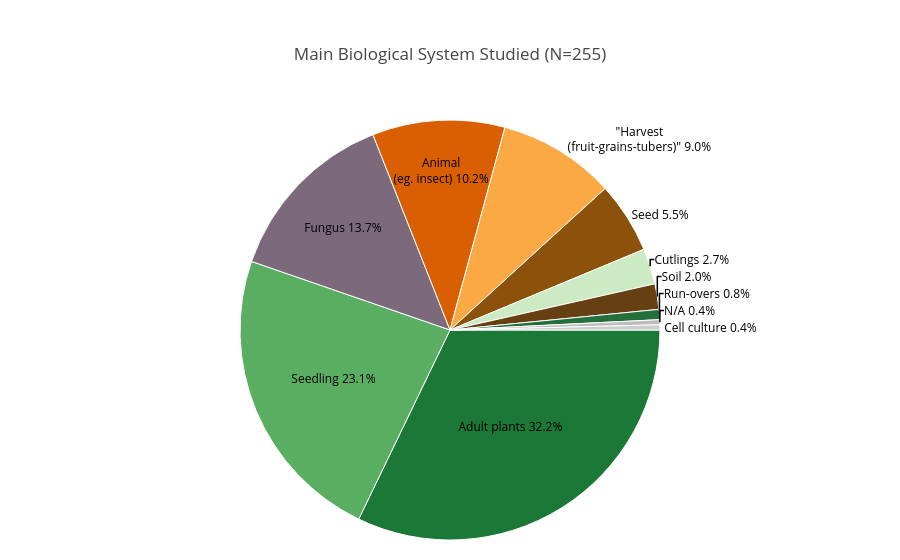

Source (notebook cell):
### Markdown cell above
Task: Create a pie chart like the "Country of corresponding author" chart for the column "Main biological system studied". Split multiple systems separated by commas and count each individually, except keep "Harvest (fruit, grains, tubers)" as a single, unsplit category.

### Code cell
# - Split comma-separated entries so each system is counted individually.
# - Preserve the phrase "Harvest (fruit, grains, tubers)" as one unit (do not split it).
# - Display a clean pie chart with percentages and a clear, informative title.

# 1) Normalize and clean the source column
bio_series = (
    df['Main biological system studied']  # source column
    .fillna('N/A')  # fill missing as 'Unknown'
    .astype(str)  # ensure string type
    .str.strip()  # trim whitespace
    .replace({'': 'Unknown'})  # safeguard empty strings
)

# 2) Protect the multi-word phrase so it doesn't get split by commas
protected_phrase = 'Harvest (fruit, grains, tubers)'
protected_placeholder = 'Harvest (fruit-grains-tubers)'  # temporary replacement (semicolons)

# Replace the protected phrase with a placeholder before splitting
bio_series = bio_series.str.replace(protected_phrase, protected_placeholder, regex=False)

# 3) Split by comma, explode into one value per row, and clean up
bio_exploded = (
    bio_series
    .str.split(',')  # split comma-separated values
    .explode()  # one value per row
    .astype(str)
    .str.strip()
)

# Restore the protected phrase and handle any remaining empties
bio_exploded = bio_exploded.replace({'': 'N/A', protected_placeholder: protected_phrase})

# 4) Aggregate counts and prepare labels/values
bio_counts = bio_exploded.value_counts()
bio_labels = bio_counts.index.tolist()
bio_values = bio_counts.values.tolist()

# 4b) Define intuitive colors matching labels
color_map = {
    'Adult plants': '#1b7837',  # dark green (mature plants)
    'Seedling': '#5aae61',  # medium green (young plants)
    'Seed': '#8c510a',  # brown (seeds)
    'Cutlings': '#ccebc5',  # pale green (cuttings)
    'Harvest (fruit, grains, tubers)': '#faa945',  # harvest -> golden/orange
    '"Harvest (fruit-grains-tubers)"': '#faa945',  # safeguard variant in data
    'Fungus': '#7c6a7c',  # purple (fungi)
    'Bacteria': '#2b8cbe',  # blue (bacteria)
    'Animal (eg. insect)': '#d95f02',  # orange (insects/animals)
    'Soil': '#664012',  # sark brown (soil)
    'Run-overs': '#246f3b',  # desaturated dark green (misc/other)
    'N/A': '#bdbdbd'  # light gray (unknown)
}
bio_colors = [color_map.get(lbl, '#cccccc') for lbl in bio_labels]
bio_labels = [add_line_breaks_to_label(lbl, strategy='parentheses') for lbl in bio_labels]

# 5) Compute percentages and decide label placement (outside for small slices)
bio_total = int(sum(bio_values))
bio_percentages = [(v / bio_total) * 100 if bio_total else 0 for v in bio_values]
percentages_cutoff = 10
bio_text_positions = ['outside' if p < percentages_cutoff else 'inside' for p in bio_percentages]

# Create custom text with conditional formatting (inline for outside, two-line for inside)
bio_custom_text = []
for label, value in zip(bio_labels, bio_values):
    percent = (value / sum(bio_values)) * 100
    if percent < 10:  # Outside label - one line
        bio_custom_text.append(f'{label} {percent:.1f}%')
    else:  # Inside label - two lines
        bio_custom_text.append(f'{label} {percent:.1f}%')


# 6) Build the Plotly pie chart
bio_pie = go.Figure(
    data=[
        go.Pie(
            labels=bio_labels,
            values=bio_values,
            text=bio_custom_text,
            textinfo='text',
            textposition=bio_text_positions,  # inside for large slices, outside for small ones
            insidetextorientation='horizontal',
            sort=False,  # keep current order (by frequency)
            direction='clockwise',
            rotation=90,  # start at 12 o'clock
            marker=dict(colors=bio_colors, line=dict(color='white', width=1))
        )
    ]
)

bio_pie.update_traces(
     textfont=dict(size=12, color='black'),
     insidetextfont=dict(color='black'),
)
 

# 7) Style and title (include N and note multi-selection)
bio_pie.update_layout(
    title=f'Main Biological System Studied (N={bio_total})',
    showlegend=False,
    margin=dict(t=120, b=20, l=20, r=20)
)

# 8) Render and export
bio_pie.show()
bio_pie.write_image('main_bio_system_pie.png', width=800, height=600, scale=2)

### Figure 1 — Plotly figure (JSON) as saved in the notebook; plotly's stock layout.template omitted (floating-point values rounded to 4 significant figures)
{"data": [{"direction": "clockwise", "insidetextorientation": "horizontal", "labels": ["Adult plants", "Seedling", "Fungus", "Animal<br>(eg. insect)", "\"Harvest<br>(fruit-grains-tubers)\"", "Seed", "Cutlings", "Soil", "Run-overs", "N/A", "Cell culture"], "marker": {"colors": ["#1b7837", "#5aae61", "#7c6a7c", "#d95f02", "#faa945", "#8c510a", "#ccebc5", "#664012", "#246f3b", "#bdbdbd", "#cccccc"], "line": {"color": "white", "width": 1}}, "rotation": 90, "sort": false, "text": ["Adult plants 32.2%", "Seedling 23.1%", "Fungus 13.7%", "Animal<br>(eg. insect) 10.2%", "\"Harvest<br>(fruit-grains-tubers)\" 9.0%", "Seed 5.5%", "Cutlings 2.7%", "Soil 2.0%", "Run-overs 0.8%", "N/A 0.4%", "Cell culture 0.4%"], "textinfo": "text", "textposition": ["inside", "inside", "inside", "inside", "outside", "outside", "outside", "outside", "outside", "outside", "outside"], "values": [82, 59, 35, 26, 23, 14, 7, 5, 2, 1, 1], "type": "pie", "textfont": {"color": "black", "size": 12}, "insidetextfont": {"color": "black"}}], "layout": {"margin": {"t": 120, "b": 20, "l": 20, "r": 20}, "title": {"text": "Main Biological System Studied (N=255)"}, "showlegend": false}}
